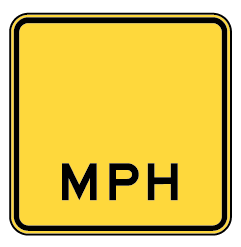
#> input picture sign/speed_limit/W13-1P_out-01.png, 241 x 247 px, given in place of 198.jpg, which was not available
$ python main.py   (older library calls are emulated)
#> lines starting #> are read from the running program, lines starting #| are printed output that depends on the picture; after the words box and inside, x2 and y2 are one past the last pixel; in counts of white or black regions, pixels touching at a corner belong together; pictures that were not available may be replaced by others from this repository, and a replacement may not be noted
### src/detector/color_model_filter.py
import cv2
import numpy as np

# globally define kernels (do not recreate them for each image)
small_closing_kernel = cv2.getStructuringElement(cv2.MORPH_ELLIPSE, (5, 5))
noise_kernel = cv2.getStructuringElement(cv2.MORPH_ELLIPSE, (5, 5))
# [5 lines of commented-out code are left out]


def generate_mask_from_color_model(hsv_image: np.ndarray, fallback_to_percentile_threshold: bool=True):
    mask = generate_raw_mask(hsv_image, percentile_fallback=fallback_to_percentile_threshold)
    mask = filter_mask_noise(mask)
    return mask


def generate_raw_mask(hsv_image: np.ndarray, percentile_fallback: bool=True):
    hue = cv2.GaussianBlur(hsv_image[:, :, 0], (3, 3), 0)
    hue_mask = (hue < 40) & (hue > 10)
    yellow_saturation = cv2.GaussianBlur(hsv_image[:, :, 1], (3, 3), 0)
    yellow_saturation = yellow_saturation * hue_mask
    # define saturation threshold using value histogram
    smin, smax = np.percentile(yellow_saturation, [97, 99.87])
    hist, col = np.histogram(yellow_saturation, 25)
    correct_threshold = int(hue_mask.sum() * 0.025)
    last_v = correct_threshold
    last_convex_index = None
    was_increasing = False
    for i, v in enumerate(hist):
        if i < 8:
            continue
        if col[i] > smax > 100:
            break
        # if variation goes from decreasing to increasing keep index
        if v >= last_v and hist[i] < correct_threshold:
            if not was_increasing:
                last_convex_index = i
            # print(last_convex_index, v, last_v)
            was_increasing = True
        elif v < 0.95 * last_v:
            was_increasing = False
        last_v = v

    # if no curve inversion found fall back to the old fashioned percentile method
    if last_convex_index is None:
        if percentile_fallback:
            threshold = int(0.6 * (smax - smin) + smin)
        else:
            raise HistogramThresholdDetectionFailedError
    else:
        if col[last_convex_index - 2] > smin:
            last_convex_index -= 3
        else:
            last_convex_index -= 1
        threshold = col[last_convex_index]
    # print("elected threshold:", threshold)
    return (yellow_saturation > threshold).astype(np.uint8)


def filter_mask_noise(mask: np.ndarray):
    # Close sign to fix imperfect color model
    mask = cv2.dilate(mask, small_closing_kernel)
    # mask = cv2.morphologyEx(mask, cv2.MORPH_CLOSE, small_closing_kernel)  # close sign
    # Fill contours to prevent problem of splited sign when removing noise
    _, contours, _ = cv2.findContours(mask, cv2.RETR_EXTERNAL, cv2.CHAIN_APPROX_SIMPLE)
    mask = cv2.drawContours(mask, contours, -1, 1, -1)
    # [4 lines of commented-out code are left out]
    return mask


class HistogramThresholdDetectionFailedError(Exception):
    pass

### src/detector/detection_pipeline.py
import numpy as np
import cv2

from src.detector.color_model_filter import generate_mask_from_color_model
from src.detector.color_model_filter import HistogramThresholdDetectionFailedError
from src.detector.sign_contour_detection import find_sign_contour
from src.detector.sign_extractor import extract_sign_image

MASKING_ERODE_KERNEL = np.ones((30, 30))


def detect_and_extract_signs(hsv_image: np.ndarray):
    sign_contours = detect_signs(hsv_image)
    return extract_sign_image(sign_contours, hsv_image)


def detect_signs(hsv_image: np.ndarray):
    """
        Detect signs from the given image
        :param hsv_image: cv2 image in the HSV color format
        :return: a list of contour of signs
        """
    masked_image = hsv_image.copy()
    mask = generate_mask_from_color_model(masked_image)
    first_mask_size = np.count_nonzero(mask)
    sign_contours = []
    while True:
        new_sign_contours = find_sign_contour(mask)
        if len(new_sign_contours) == 0:
            break
        sign_contours += new_sign_contours
        # mask sign on image and rerun detection (try to find a second sign with lower saturation)
        old_sign_mask = cv2.erode(cv2.drawContours(np.ones_like(mask), sign_contours, -1, 0, -1), MASKING_ERODE_KERNEL)
        masked_image = cv2.bitwise_and(masked_image, masked_image, mask=old_sign_mask)
        # cv2.imwrite("masked_image.png", masked_image)
        try:
            mask = generate_mask_from_color_model(masked_image, fallback_to_percentile_threshold=False)
        except HistogramThresholdDetectionFailedError:
            break  # histogram threshold failed to find an other possible sign, no need to continue
        # if the new mask is too big, it's probably just noise, no need to continue
        mask_size = np.count_nonzero(mask)
        # print(mask_size, first_mask_size, 6 * first_mask_size)
        if mask_size > 6 * first_mask_size:
            break
    return sign_contours

### src/detector/sign_contour_detection.py
import cv2
import numpy as np

from src.detector.concave_sign_spliter import try_to_split_signs

contours_threshold = {'min_per': 70,
                      'width_ratio': 3.0,
                      'bounding_rect_area_max_ratio': 0.5,
                      'max_squareness': 3.0,
                      'max_height_ratio': 170}

strict_contours_threshold = {'min_per': 50,
                             'width_ratio': 5.0,
                             'bounding_rect_area_max_ratio': 0.7,
                             'max_squareness': 1.5,
                             'max_height_ratio': 200}


def find_sign_contour(mask: np.ndarray):
    contours = detect_mask_contour(mask)
    contours = detect_and_merge_triangles(contours)
    filtered_contours = list(filter(can_contour_be_sign, contours))
    # print(len(filtered_contours))
    approximated_contours = approximate_contours(filtered_contours)
    approximated_contours = list(filter(lambda x: can_contour_be_sign(x, strict=True), approximated_contours))
    # print(len(approximated_contours))
    return approximated_contours


def detect_mask_contour(mask: np.ndarray):
    _, contours, _ = cv2.findContours(mask, cv2.RETR_EXTERNAL, cv2.CHAIN_APPROX_SIMPLE)
    return contours


def can_contour_be_sign(c, strict: bool=False):
    if not strict:
        param = contours_threshold
    else:
        param = strict_contours_threshold
    perimeter = cv2.arcLength(c, True)
    if perimeter < param['min_per']:
        return False
    bounding_box = cv2.minAreaRect(c)
    if bounding_box[1][0] > param['width_ratio'] * bounding_box[1][1]:
        return False
    area = cv2.contourArea(c)
    if area < param['bounding_rect_area_max_ratio'] * bounding_box[1][0] * bounding_box[1][1]:
        return False
    squareness = perimeter**2 / (16 * area)  # for a square, perimeter**2 / (16 * area) should be equal to 1.0
    if squareness > param['max_squareness']:
        return False
    height = np.min(c.reshape((-1, 2)), axis=0)[1]
    h_ratio = height**2 / area  # small sign are usually on top of the image and big one in the middle
    if h_ratio > param['max_height_ratio']:  # filter small sign too low in the image
        return False
    return True


def approximate_contours(contour_list, block_recursion: bool=False):
    approx_contours = []
    for c in contour_list:
        if len(c) == 0:
            continue
        approx_c = cv2.approxPolyDP(c, 0.017 * cv2.arcLength(c, True), True)
        # print('approx:', len(approx_c))
        if 4 <= len(approx_c) < 8:
            # convert to a convex polynome
            cc = cv2.convexHull(c)
            # approximate by reducing the number of line in polygone
            approx_cc = cv2.approxPolyDP(cc, 0.065 * cv2.arcLength(cc, True), True)
            # approximate by taking the smallest possible rect enclosing the polygone
            rect = cv2.minAreaRect(approx_c)
            # choose the one that have the best accuracy
            rect_area = rect[1][0] * rect[1][1]
            approx_cc_area = cv2.contourArea(approx_cc)
            cc_area = cv2.contourArea(cc)
            rect_accuracy = cc_area / rect_area
            approx_accuracy = approx_cc_area / cc_area
            if len(approx_cc) == 4 and ((approx_accuracy > 0.8 and not block_recursion) or approx_accuracy > 0.9):
                approx_contours.append(approx_cc)
                continue
            elif rect_accuracy > 0.7:
                m = cv2.moments(c)
                center = int(m['m10'] / m['m00']), int(m['m01'] / m['m00'])
                rect = (center, (rect[1][0] * 1, rect[1][1] * 1), rect[2])
                box = cv2.boxPoints(rect)
                box = np.int0(box).reshape((4, 1, 2))
                approx_contours.append(box)
                continue
        if 6 < len(approx_c) < 14 and not block_recursion:
            # probably two sign merged in one...
            splitted_contours = try_to_split_signs(approx_c)
            approx_contours += approximate_contours(splitted_contours, block_recursion=True)
    return approx_contours


def detect_and_merge_triangles(contours):
    triangle_list = []
    triangle_full_contour_list = []
    non_triangle_list = []
    for c in contours:
        approx_c = cv2.approxPolyDP(c, 0.05 * cv2.arcLength(c, True), True)
        # print(len(approx_c))
        if len(approx_c) == 3 or (len(approx_c) == 4 and cv2.arcLength(approx_c, True) < 100):
            triangle_list.append(approx_c)
            triangle_full_contour_list.append(c)
        else:
            non_triangle_list.append(c)

    triangle_dsc = []
    for i, t in enumerate(triangle_list):
        triangle_dsc.append({'center': np.mean(t, axis=0),
                             'size': cv2.arcLength(t, True),
                             'triangle_id': i})

    arrow_sign_contours = []
    matched_ids = []
    for desc in triangle_dsc:
        if desc['triangle_id'] in matched_ids:
            continue
        center = desc['center']
        search_radius = int(desc['size'] * 0.7)
        matches = []
        for other_desc in triangle_dsc:
            if np.linalg.norm(center - other_desc['center'], 1) < search_radius:
                # if size are similar (prevent matching sign with noise)
                if other_desc['size'] < 3 * desc['size'] and other_desc['size'] * 3 > desc['size']:
                    matches.append(other_desc['triangle_id'])
        # print(search_radius, len(matches))
        if len(matches) == 3:
            all_pts = np.concatenate([triangle_list[m] for m in matches], axis=0)
            sign_contour = cv2.convexHull(all_pts)
            arrow_sign_contours.append(sign_contour)
            matched_ids += matches

    # print(len(arrow_sign_contours))

    for i, c in enumerate(triangle_full_contour_list):
        if i not in matched_ids:
            non_triangle_list.append(c)

    return arrow_sign_contours + non_triangle_list

### src/detector/sign_extractor.py
import cv2
import numpy as np

BOX_SIZE = 100
pts_dst_anti_horaire = np.float32([[0, BOX_SIZE], [BOX_SIZE, BOX_SIZE], [BOX_SIZE, 0], [0, 0]])
pts_dst_horaire = np.float32([[0, BOX_SIZE], [0, 0], [BOX_SIZE, 0], [BOX_SIZE, BOX_SIZE]])


def extract_sign_image(contours, image: np.ndarray):
    sign_images = []
    for c in contours:
        if len(c) == 4:
            pts_src = np.array(c, dtype=np.float32).reshape((4, 2))
            # ensure rotation is the same for every sign
            right_angle, bottom_angle = np.argmax(pts_src, axis=0)
            diff_to_bottom = pts_src - pts_src[bottom_angle]
            bottom_threshold = (pts_src[bottom_angle][1] - np.min(pts_src[:, 1])) * 0.2
            mask_bt_corner = diff_to_bottom[:, 1] < -bottom_threshold
            if mask_bt_corner.sum() < 3:  # if two corner are near the bottom we only take the left most one
                masked_corner = pts_src.copy()
                masked_corner[mask_bt_corner, :] = 8000  # mask out the others corner
                sorted_arg = np.argsort(masked_corner[:, 0])  # get the position of each corner sorted by x value
                bottom_angle = sorted_arg[0]
                right_angle = sorted_arg[1]
            pts_src = np.concatenate([pts_src[bottom_angle:], pts_src[:bottom_angle]])
            if right_angle == bottom_angle + 1:
                pts_dst = pts_dst_anti_horaire
            else:
                pts_dst = pts_dst_horaire
            # extract the sign
            transform_matrix = cv2.getPerspectiveTransform(pts_src, pts_dst)
            sign = cv2.warpPerspective(image, transform_matrix, (BOX_SIZE, BOX_SIZE))
            sign_images.append({'sign': sign, 'contour': c})
    return sign_images

### src/classifier/pattern_matching.py
import cv2
import numpy as np
import glob
import os
import itertools
import pytesseract
import re

from src.detector.sign_extractor import BOX_SIZE

MATCHING_SIGN_SIZE = 100
SPEED_REGEX = re.compile("[0-9][0-9]", re.MULTILINE)


def match_sign_with_pattern(sign_image_list, ref_sign_path: str="sign"):
    return list(map(match_sign, zip(sign_image_list, itertools.repeat(ref_sign_path))))


def match_sign(arg):
    sign_dict, ref_sign_path = arg
    hsv_sign = sign_dict['sign']
    threshold_factor = 0.8
    v_max, v_min = np.percentile(hsv_sign[:, :, 2], [20, 60])
    threshold = v_max * threshold_factor + v_min * (1.0 - threshold_factor)
    mask = (hsv_sign[:, :, 2] < threshold).astype(np.uint8)
    # compute contours to (try to) only extract the sign pictogram
    _, s_contours, _ = cv2.findContours(mask, cv2.RETR_EXTERNAL, cv2.CHAIN_APPROX_SIMPLE)
    # remove area with no point near the center
    threshold = BOX_SIZE // 5
    for c in s_contours:
        c_centered_coord = (c > threshold) * (c < (BOX_SIZE - threshold))
        if np.sum(np.multiply(c_centered_coord[:, :, 0], c_centered_coord[:, :, 1])) == 0:
            # if no border point is in the center, then remove the area
            if cv2.contourArea(c) > 0.75 * BOX_SIZE ** 2:
                # if th area cover the entire image, we probably have the sign boundary,
                # here we just remove some pixels around he contour
                mask = cv2.drawContours(mask, [c], -1, 0, 5)
            else:
                mask = cv2.drawContours(mask, [c], -1, 0, -1)
    small_mask = cv2.resize(mask, (MATCHING_SIGN_SIZE, MATCHING_SIGN_SIZE))
    mask_size = np.sum(small_mask)

    template_best_score = {}
    for name, t, flipped in template_generator(ref_sign_path):
        res = cv2.matchTemplate(small_mask, t, cv2.TM_CCORR)
        score = np.max(res)
        score /= max(mask_size, np.sum(t))
        if name not in template_best_score.keys() or template_best_score[name]['score'] < score:
            template_best_score[name] = {'file': name, 'flipped': flipped, 'score': score}
    matches = sorted(template_best_score.values(), key=lambda x: -x['score'])
    if matches[0]['score'] < 0.6:
        # OCR
        ocr_img = np.ones((BOX_SIZE * 2, BOX_SIZE * 2), dtype=np.uint8) * 255
        ocr_img[BOX_SIZE // 2:BOX_SIZE + BOX_SIZE // 2, BOX_SIZE // 2:BOX_SIZE + BOX_SIZE // 2] = 255 - mask * 255
        ocr_img = cv2.putText(ocr_img, "Sign", (3, 35), cv2.FONT_HERSHEY_SIMPLEX, 1.5, 0, 2)
        text = pytesseract.image_to_string(ocr_img, lang='eng').replace('\n', ' ')
        regex_match = SPEED_REGEX.search(text)
        if regex_match:
            matches.insert(0, {'score': 1.0, 'speed_limit': int(regex_match.group()), 'flipped': False})
    return {"sign": hsv_sign, "matches": matches, "bounding_box": sign_dict['contour']}


def template_iterator(path: str):
    files_list = glob.glob(os.path.join(path, "*sng*.png"))
    size_factors = [0.8, 0.95]  # [0.85, 0.95]
    for name in files_list:
        template = cv2.imread(name, cv2.IMREAD_UNCHANGED)
        template = template[:, :, 3] == 255
        size_ratio = MATCHING_SIGN_SIZE / max(template.shape)
        for s in size_factors:
            resize_ratio = s * size_ratio
            tem = cv2.resize(template.astype(np.uint8), (0, 0), fx=resize_ratio, fy=resize_ratio)
            yield name[:-11], tem


def diamond_template_generator(sign_dir: str):
    for name, t in template_iterator(os.path.join(sign_dir, "diamond")):
        yield name, t, False
        yield name, np.flip(np.rot90(t), axis=1), True
    for name, t in template_iterator(os.path.join(sign_dir, "diamond", "no_mirror")):
        yield name, t, False


def other_template_generator(sign_dir: str):
    for name, t in template_iterator(os.path.join(sign_dir, "others")):
        # resize to a square as the sign are transformed that way
        s = max(t.shape)
        t = cv2.resize(t, (s, s))
        yield name, t, False
        yield name, np.flip(t, axis=1), True
    for name, t in template_iterator(os.path.join(sign_dir, "others", "no_mirror")):
        # resize to a square as the sign are transformed that way
        s = max(t.shape)
        t = cv2.resize(t, (s, s))
        yield name, t, False


def template_generator(sign_path):
    for name, t, flipped in diamond_template_generator(sign_path):
        yield name, t, flipped
    for name, t, flipped in other_template_generator(sign_path):
        yield name, t, flipped

### src/main.py
import cv2
import numpy as np
import random
import matplotlib.pyplot as plt
import cProfile
import pstats
import io

from src.detector.detection_pipeline import detect_and_extract_signs
from src.classifier.pattern_matching import match_sign_with_pattern
from src.utils.sign_creator import speed_sign_creator


def main():
    pr = cProfile.Profile()
    file = "data/{:03d}.jpg".format(random.randint(1, 404))
    # file = "data/{:03d}.jpg".format(264)
    print(file)
    im = cv2.imread(file)
#> im is the input picture: shape (247, 241, 3); mean B, G, R 87.8, 193.9, 219.9
    im = im[30:, :, :]
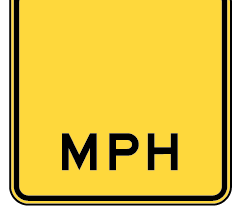
#> im: shape (217, 241, 3); mean B, G, R 79.6, 195.1, 223.3
    im = cv2.resize(im, (1224, 1024))
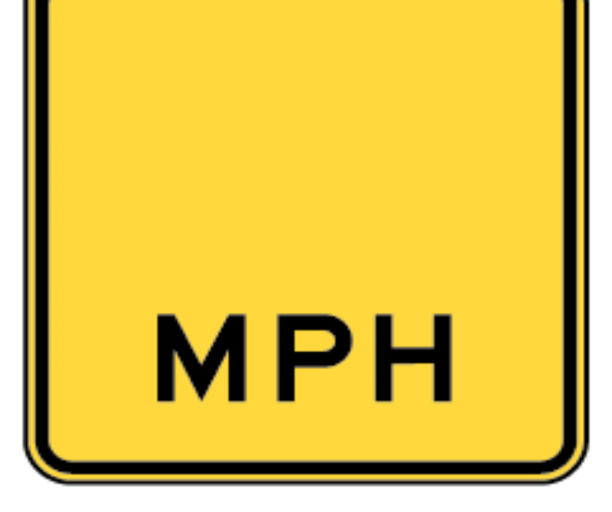
#> im: shape (1024, 1224, 3) (shown at 1/2 size); mean B, G, R 79.6, 195.1, 223.3
    hsv_im = cv2.cvtColor(im, cv2.COLOR_BGR2HSV)
#> hsv_im: shape (1024, 1224, 3); mean H, S, V 18.8, 148.7, 223.3
    # pr.enable()
    sign_images = detect_and_extract_signs(hsv_im)
#> in generate_raw_mask, `hue_mask = (hue < 40) & (hue > 10)`:
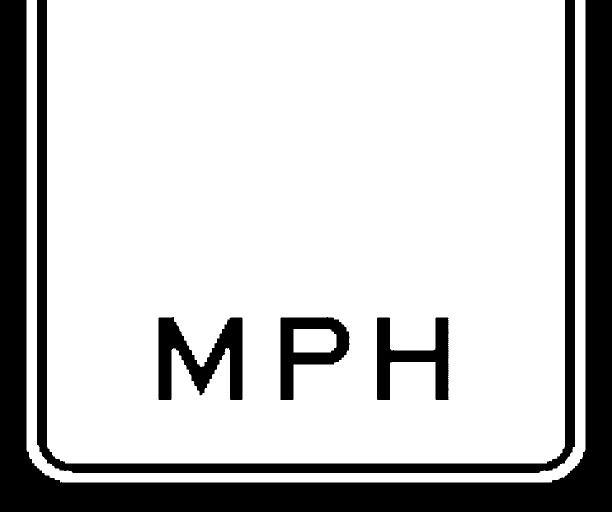
#> hue_mask: shape (1024, 1224) bool (shown at 1/2 size); 78.5% white; 5 black regions, box (x1, y1, x2, y2) and area: (0, 0, 1224, 1024) 177667, (74, 0, 1150, 946) 56035, (317, 634, 485, 800) 14573, (754, 635, 897, 800) 10633, (561, 634, 699, 800) 10055
#> in generate_raw_mask, `yellow_saturation = cv2.GaussianBlur(hsv_image[:, :, 1], (3, 3), 0)`:
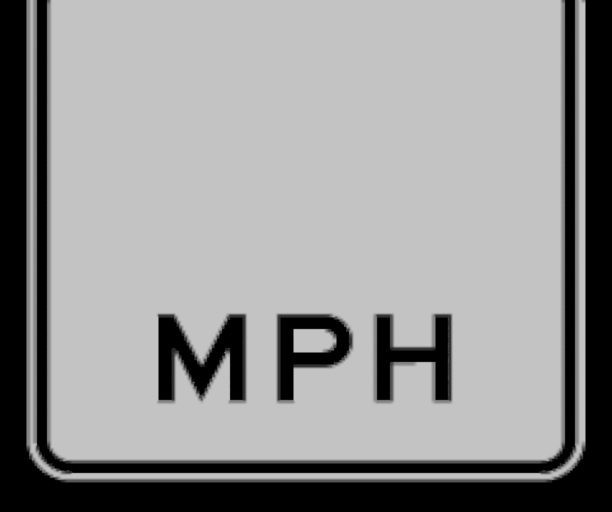
#> yellow_saturation: shape (1024, 1224) (shown at 1/2 size); min 0, max 202, mean 148.7
#> in generate_raw_mask, `smin, smax = np.percentile(yellow_saturation, [97, 99.87])`: smin = 195
#> in generate_raw_mask, `hist, col = np.histogram(yellow_saturation, 25)`: hist = 25 values, max 884135 at index 24, min 12 at index 1, mean 50135; col = 26 values from 0 to 202
#> in generate_raw_mask, `correct_threshold = int(hue_mask.sum() * 0.025)`: correct_threshold = 24610
#> the loop in generate_raw_mask, `for i, v in enumerate(hist):` made 25 passes
#> (v, was_increasing, last_v) on passes 9 to 16: (1631, False, 1631), (775, False, 775), (7085, True, 7085), (2575, False, 2575), (4700, True, 4700), (2650, False, 2650), (1673, False, 1673), (1138, False, 1138)
#> in generate_raw_mask, `last_convex_index -= 1`: last_convex_index = 20
#> in generate_raw_mask, `threshold = col[last_convex_index]`: threshold = 161.6
#> in filter_mask_noise, `mask = cv2.dilate(mask, small_closing_kernel)`:
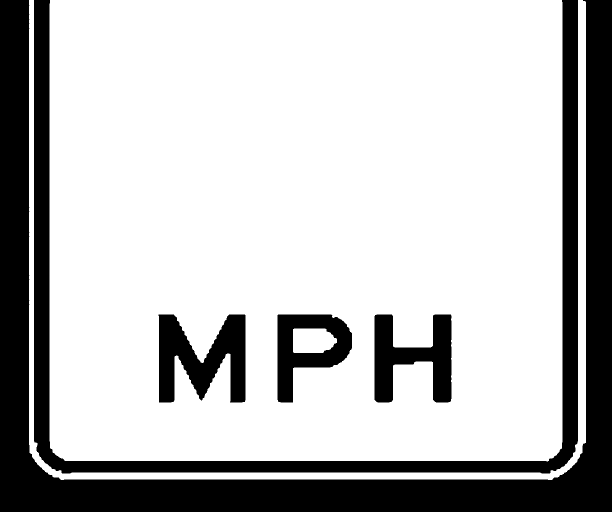
#> mask: shape (1024, 1224) (shown at 1/2 size); values 0 (black) and 1 (white), 74.8% white; 5 black regions
#> in filter_mask_noise, `_, contours, _ = cv2.findContours(mask, cv2.RETR_EXTERNAL, cv2.CHAIN_A..`: contours = 2 contours; box (x1, y1, x2, y2) and area: (99, 0, 1125, 923) 943308, (58, 0, 1172, 960) 36289
#> in filter_mask_noise, `mask = cv2.drawContours(mask, contours, -1, 1, -1)`:
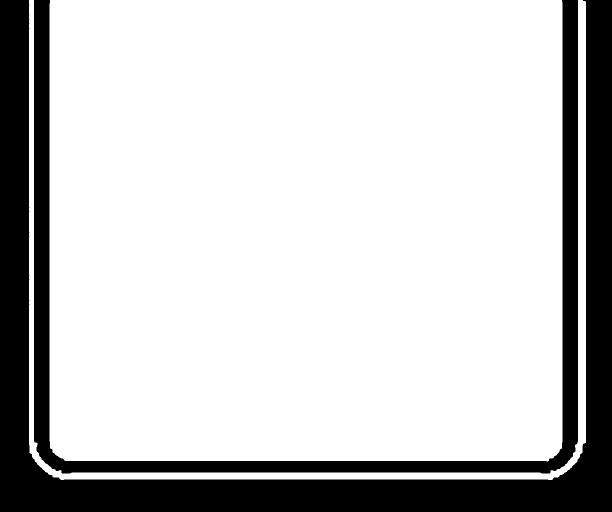
#> mask: shape (1024, 1224) (shown at 1/2 size); values 0 (black) and 1 (white), 78.5% white; 2 black regions, box (x1, y1, x2, y2) and area: (0, 0, 1224, 1024) 188122, (68, 0, 1156, 947) 80782
#> in detect_signs, `first_mask_size = np.count_nonzero(mask)`: first_mask_size = 984472
#> the loop in detect_signs, `while True:` made 2 passes
#> sign_contours on pass 1: [[[1123, 0], [1112, 910], [105, 904], [100, 0]]]
#> pass 1, in generate_raw_mask (call 2), `hue = cv2.GaussianBlur(hsv_image[:, :, 0], (3, 3), 0)`:
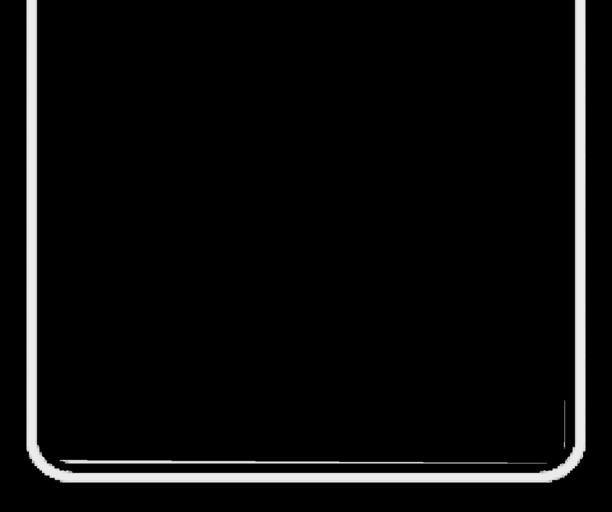
#> hue: shape (1024, 1224) (shown at 1/2 size); min 0, max 26, mean 1.2; drawn with min black and max white
#> in detect_and_extract_signs, `sign_contours = detect_signs(hsv_image)`: sign_contours = [[[1123, 0], [1112, 910], [105, 904], [100, 0]]]
#> (the rest of the program and of its run is left out)
